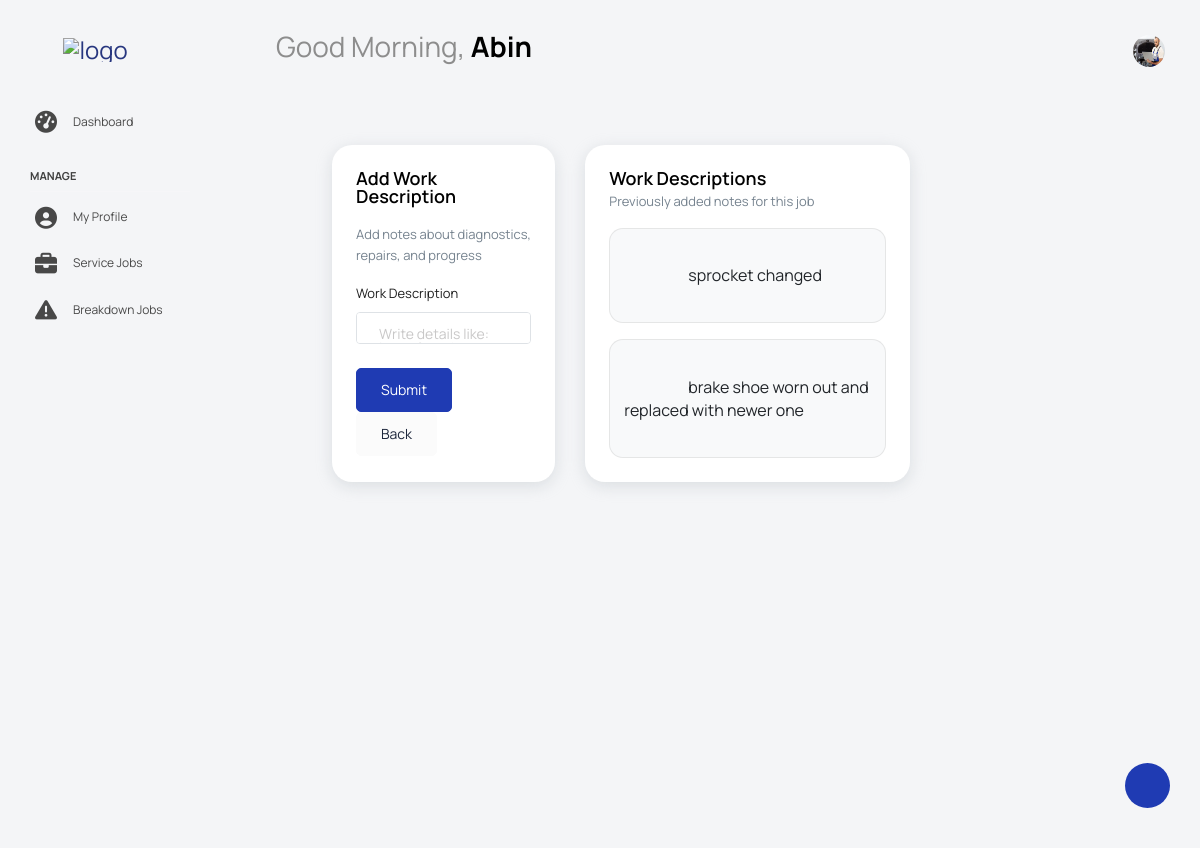
Page /Technician/workdescription/45 (signed in) on the committed database.
### ServiceCenter/models.py (models this page shows)
class tbl_technician(models.Model):
    technician_name=models.CharField(max_length=50)
    technician_email=models.CharField(max_length=50)
    technician_contact=models.CharField(max_length=50)
    technician_photo=models.FileField(upload_to='Assets/TechnicianDocs/')
    technician_password=models.CharField(max_length=50)
    servicecenter=models.ForeignKey(tbl_servicecenter,on_delete=models.CASCADE)

### Technician/models.py (models this page shows)
class tbl_workedescription(models.Model):
    workedesc_content=models.CharField(max_length=50)
    booking=models.ForeignKey(tbl_booking,on_delete=models.CASCADE)

### Technician/views.py (the view)
# urls.py: path('workdescription/<int:bid>',views.workdescription,name="workdescription"),
def workdescription(request,bid):
    greeting=tbl_technician.objects.get(id=request.session['tid'])
    bookingdata=tbl_booking.objects.get(id=bid)
    notes=tbl_workedescription.objects.filter(booking=bookingdata)
    if request.method=="POST":
        work=request.POST.get("txt_work")
        tbl_workedescription.objects.create(workedesc_content=work,booking=bookingdata)
        return render(request,"Technician/Jobs.html",{'msg':"Note Added"})
    else:
        return render(request,"Technician/WorkDescription.html",{'notes':notes,'greeting':greeting})

### Technician/templates/Technician/WorkDescription.html (shortened to what this page needs)
{% extends 'Technician/Head_tech.html' %}
{% block content %}
<div class="main-panel">
  <div class="content-wrapper">
    <div class="row">
      <div class="col-lg-5 grid-margin stretch-card">
        <div class="card">
          <div class="card-body">
            <h4 class="card-title">Add Work Description</h4>
            <p class="card-description mb-3">Add notes about diagnostics, repairs, and progress</p>
            <form method="post" class="forms-sample">
              <div class="form-group">
                <label for="txt_work">Work Description</label>
                <textarea
                  class="form-control"
                  name="txt_work"
                  id="txt_work"
                  rows="8"
                  placeholder="Write details like: issue found, parts changed, test results, etc."
                  required
                ></textarea>
              </div>
              <button type="submit" class="btn btn-primary me-2">Submit</button>
              <a href="javascript:history.back()" class="btn btn-light">Back</a>
            </form>
          </div>
        </div>
      </div>
      <div class="col-lg-7 grid-margin stretch-card">
        <div class="card">
          <div class="card-body">
            <div class="d-flex align-items-center justify-content-between mb-3">
              <div>
                <h4 class="card-title mb-1">Work Descriptions</h4>
                <p class="card-description mb-0">Previously added notes for this job</p>
              </div>
            </div>
            {% if notes %}
              <div class="d-flex flex-column gap-3">
                {% for i in notes %}
                  <div class="note-box">
                    {{ i.workedesc_content }}
                  </div>
                {% endfor %}
              </div>
            {% else %}
              <div class="text-center text-muted py-4">
                No work descriptions added yet.
              </div>
            {% endif %}
          </div>
        </div>
      </div>
    </div>
  </div>
</div>
{% endblock content %}

### Technician/templates/Technician/Head_tech.html (shortened to what this page needs)
{% load static %}
<!DOCTYPE html>
<html lang="en">
<head>
  <link rel="stylesheet" href="{% static 'Technician/vendors/feather/feather.css' %}">
  <link rel="stylesheet" href="{% static 'Technician/vendors/mdi/css/materialdesignicons.min.css' %}">
  <link rel="stylesheet" href="{% static 'Technician/vendors/ti-icons/css/themify-icons.css' %}">
  <link rel="stylesheet" href="{% static 'Technician/vendors/typicons/typicons.css' %}">
  <link rel="stylesheet" href="{% static 'Technician/vendors/simple-line-icons/css/simple-line-icons.css' %}">
  <link rel="stylesheet" href="{% static 'Technician/vendors/css/vendor.bundle.base.css' %}">
  <link rel="stylesheet" href="{% static 'Technician/vendors/datatables.net-bs4/dataTables.bootstrap4.css' %}">
  <link rel="stylesheet" href="{% static 'Technician/js/select.dataTables.min.css' %}">
  <link rel="stylesheet" href="{% static 'Technician/css/vertical-layout-light/style.css' %}">
  <link rel="stylesheet" href="https://cdnjs.cloudflare.com/ajax/libs/font-awesome/6.5.0/css/all.min.css">
</head>
<body>
<div class="container-scroller">
  <nav class="navbar default-layout col-lg-12 col-12 p-0 fixed-top d-flex align-items-top flex-row">
    <div class="text-center navbar-brand-wrapper d-flex align-items-center justify-content-start">
      <div class="me-3">
        <button class="navbar-toggler navbar-toggler align-self-center" type="button" data-bs-toggle="minimize">
          <span class="icon-menu"></span>
        </button>
      </div>
      <div>
        <a class="navbar-brand brand-logo" href="{% url 'Technician:HomePage' %}">
          <img src="{% static 'Technician/images/GarageLive_logo.png' %}" alt="logo">
        </a>
      </div>
    </div>
    <div class="navbar-menu-wrapper d-flex align-items-top">
      <ul class="navbar-nav">
       <li class="nav-item font-weight-semibold ms-0">
          <h1 class="welcome-text">
            <span id="greeting"></span>,
            <span class="text-black fw-bold">{{ greeting.technician_name }}</span>
          </h1>
        </li>
      </ul>
      <ul class="navbar-nav ms-auto">
        <li class="nav-item dropdown user-dropdown">
          <a class="nav-link" id="UserDropdown" href="#" data-bs-toggle="dropdown" aria-expanded="false">
            <img class="img-xs rounded-circle" src="{{ greeting.technician_photo.url }}" alt="Profile image">
          </a>
        </li>
      </ul>
    </div>
  </nav>
  <div class="container-fluid page-body-wrapper">
    <div class="theme-setting-wrapper">
      <div id="settings-trigger"><i class="ti-settings"></i></div>
    </div>
    <nav class="sidebar sidebar-offcanvas" id="sidebar">
      <ul class="nav">
        <li class="nav-item">
          <a class="nav-link" href="{% url 'Technician:HomePage' %}">
            <i class="menu-icon fa-solid fa-tachometer-alt"></i>
            <span class="menu-title">Dashboard</span>
          </a>
        </li>
        <li class="nav-item nav-category">Manage</li>
        <li class="nav-item">
          <a class="nav-link" href="{% url 'Technician:profile' %}">
            <i class="menu-icon fa-solid fa-user-circle"></i>
            <span class="menu-title">My Profile</span>
          </a>
        </li>
        <li class="nav-item">
          <a class="nav-link" href="{% url 'Technician:assigned_jobs' %}">
            <i class="menu-icon fa-solid fa-briefcase"></i>
            <span class="menu-title">Service Jobs</span>
          </a>
        </li>
          <li class="nav-item">
            <a class="nav-link" href="{% url 'Technician:breakdown_jobs' %}">
              <i class="menu-icon fa-solid - fa-triangle-exclamation"></i>
              <span class="menu-title">Breakdown Jobs</span>
            </a>
          </li>
      </ul>
    </nav>
    <div class="main-panel">
      <div class="content-wrapper">
        {% block content %}
        {% endblock content %}
      </div>
    </div>
  </div>
</div>
</body>
</html>

### Technician/templates/Technician/WorkDescription.html (style rules this page uses)
.note-box { background: #f8f9fa; border: 1px solid rgba(0,0,0,.08); border-radius: 14px; padding: 12px 14px; line-height: 1.45; color: #212529; white-space: pre-wrap; word-break: break-word; }

### rows in the picture
tbl_technician: technician_name "Abin", technician_photo (picture)
tbl_workedescription: workedesc_content "sprocket changed"
tbl_workedescription: workedesc_content "brake shoe worn out and replaced with newer one"
